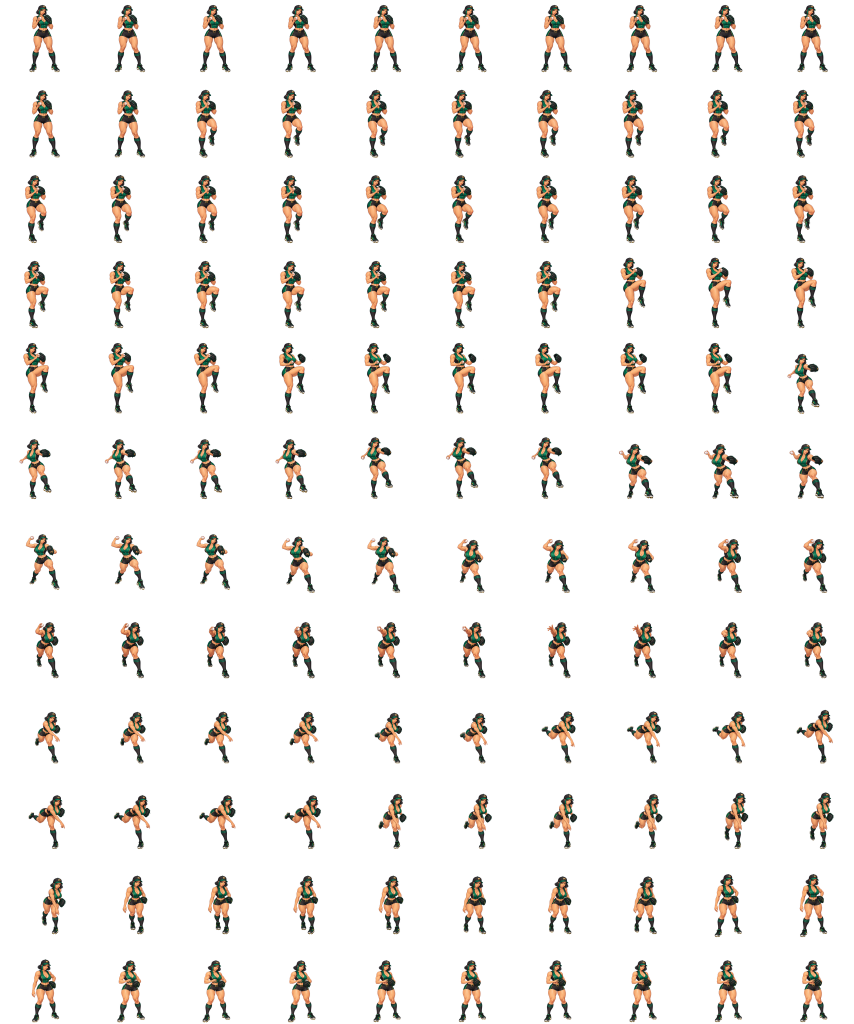
#> input picture assets/pitcher-study-jade-viper/atlases/jade-viper-pitch-120-atlas.png, 2560 x 3072 px (shown at 1/3 size)
$ python build-runtime-pitchers-1014.py
#> lines starting #> are read from the running program, lines starting #| are printed output that depends on the picture
#!/usr/bin/env python3
"""Runtime files for the four catcher-cam pitchers joining the roster on 2026-10-14.

Jade Viper and Copper Sirocco atlases already follow the game contract (release at frame 76,
no baked ball). Onyx Eclipse and Emerald Tempest arrived from an outside generator with their
release 11-20 frames late and a drawn ball flying out of the hand (frames 84-96), which would
double the game's own Pixi ball. Their runtime atlas is therefore:
  * retimed: the windup (source 0..release) is time-compressed onto game frames 0..76 and the
    follow-through after it is shifted, so frame 0 stays the set stance and the release lands on 76. Onyx: 84-96 = arm extended with the ball still drawn in the fist, 97 = pronation, hand empty. Emerald: 87 = last
    cocked frame with the ball in hand, 88 = arm through and hand empty;
  * stripped of the drawn ball: the red-seamed white disc found in each cell is erased.
Onyx and Emerald stand high in their cells, so their runtime atlas is also lowered
until the set-stance feet sit near the bottom like the other pitchers. The source atlases stay untouched. Also writes, per pitcher, a trimmed frame-0 figure cutout
(map silhouette, KO cut) and a WebP portrait for framed views.

  python3 scripts/build-runtime-pitchers-1014.py
"""
from pathlib import Path
import numpy as np
from PIL import Image

ROOT = Path(__file__).resolve().parents[1]
A = ROOT / 'assets'
CELL, COLS, ROWS = 256, 10, 12
GAME_RELEASE = 76

PITCHERS = {
    'jade-viper': dict(atlas=A / 'pitcher-study-jade-viper/atlases/jade-viper-pitch-120-atlas.png',
                       portrait=A / 'pitcher-study-jade-viper/source/jade-viper-portrait.png'),
    'copper-sirocco': dict(atlas=A / 'pitcher-study-copper-sirocco/v2/atlases/copper-sirocco-pitch-120-atlas.png',
                           portrait=A / 'pitcher-study-copper-sirocco/v2/source/copper-sirocco-portrait.png'),
    'onyx-eclipse': dict(atlas=A / 'pitcher-study-onyx-eclipse/onyx-eclipse-atlas-256x256-10x12-120f.png',
                         portrait=A / 'pitcher-study-onyx-eclipse/onyx-eclipse-master-lhp.jpg',
                         source_release=96, ground=True),
    'emerald-tempest': dict(atlas=A / 'pitcher-study-emerald-tempest/emerald-tempest-atlas-256x256-10x12-120f.png',
                            portrait=A / 'pitcher-study-emerald-tempest/emerald-tempest-master-rhp.jpg',
                            source_release=87, ground=True),
}


def cells(img):
    a = np.array(img.convert('RGBA'))
    return [a[r * CELL:(r + 1) * CELL, c * CELL:(c + 1) * CELL].copy() for r in range(ROWS) for c in range(COLS)]


def erase_ball(cell):
    """Remove the drawn ball: its red seam ring locates it, then the ring and the white inside go."""
    R, G, B, a = (cell[..., i].astype(int) for i in range(4))
    red = (a > 40) & (R > 150) & (G < 110) & (B < 110) & (R - G > 70)
    ys, xs = np.nonzero(red)
    if len(xs) < 20:
        return 0
    cy, cx = np.median(ys), np.median(xs)
    near = (np.abs(ys - cy) <= 12) & (np.abs(xs - cx) <= 12)
    ys, xs = ys[near], xs[near]
    y0, y1, x0, x1 = ys.min() - 2, ys.max() + 3, xs.min() - 2, xs.max() + 3
    box = np.zeros(red.shape, bool)
    box[max(0, y0):y1, max(0, x0):x1] = True
    ball = box & (a > 0) & (red | (np.minimum(np.minimum(R, G), B) > 170) | ((R > 120) & (R - G > 40)))
    cell[ball] = 0
    return int(ball.sum())


def ground(out):
    """Move every cell down by the same amount so the set-stance feet sit at ~95% of the cell, like
    the other catcher-cam pitchers (the stage anchors the pitcher by her feet; tests/mobile-playtest-103
    wants them below 90%). Never pushes the lowest foot of any frame out of the cell."""
    feet = int(np.nonzero(out[0][..., 3].any(axis=1))[0].max())
    lowest = max(int(np.nonzero(c[..., 3].any(axis=1))[0].max()) for c in out)
    dy = max(0, min(round(CELL * .95) - feet, CELL - 1 - lowest))
    if dy:
        for c in out:
            c[dy:] = c[:CELL - dy].copy()
            c[:dy] = 0
    return dy


def build_atlas(pid, spec):
#> called with pid = 'jade-viper'
    src = cells(Image.open(spec['atlas']))
#> in cells, a is the input picture: shape (3072, 2560, 4); mean R, G, B, A 13.4, 10.8, 8, 25.6
#> src = 120 items
    shift = spec.get('source_release', GAME_RELEASE) - GAME_RELEASE
    rel = GAME_RELEASE + shift
    pick = lambda i: round(i * rel / GAME_RELEASE) if i <= GAME_RELEASE else min(len(src) - 1, i + shift)
    out = [src[pick(i)].copy() for i in range(len(src))]
#> out = 120 items
    erased = sum(erase_ball(c) for c in out) if shift else 0
#> erased = 0
    dy = ground(out) if spec.get('ground') else 0
#> dy = 0
    if not shift and not dy:
        return spec['atlas'], out
    sheet = np.zeros((ROWS * CELL, COLS * CELL, 4), np.uint8)
    for i, c in enumerate(out):
        r, col = divmod(i, COLS)
        sheet[r * CELL:(r + 1) * CELL, col * CELL:(col + 1) * CELL] = c
    dst = A / f'pitcher-study-{pid}/runtime/{pid}-pitch-120-atlas.png'
    dst.parent.mkdir(parents=True, exist_ok=True)
    Image.fromarray(sheet).save(dst, optimize=True)
    print(f'{pid}: retimed +{shift}, erased {erased} ball px, lowered {dy}px -> {dst.relative_to(ROOT)}')
    return dst, out


def main():
    for pid, spec in PITCHERS.items():
        _, out = build_atlas(pid, spec)
#> out = 120 items
        run = A / f'pitcher-study-{pid}/runtime'
        run.mkdir(parents=True, exist_ok=True)
        fig = Image.fromarray(out[0])
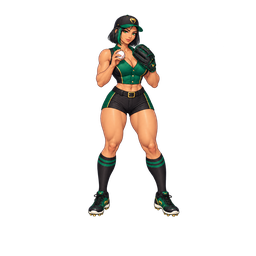
#> fig: PIL image 256x256 RGBA; mean R, G, B, A 14.9, 11.9, 9, 29.3; transparent parts drawn white
        fig.crop(fig.getbbox()).save(run / f'{pid}-figure.png', optimize=True)
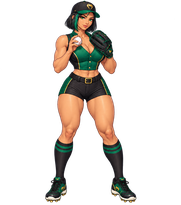
#> saved as jade-viper-figure.png: PIL image 181x205 RGBA; mean R, G, B, A 26.3, 21, 15.8, 51.7; transparent parts drawn white
        por = Image.open(spec['portrait']).convert('RGBA')
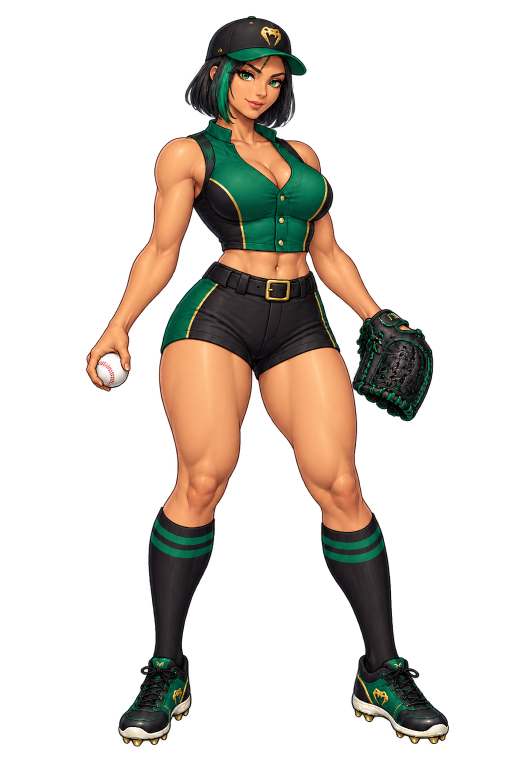
#> input picture assets/pitcher-study-jade-viper/source/jade-viper-portrait.png, 1024 x 1536 px (shown at 1/2 size)
#> por is the input picture: PIL image 1024x1536 RGBA; mean R, G, B, A 53, 41.4, 30.6, 66.1
        por.thumbnail((800, 800))
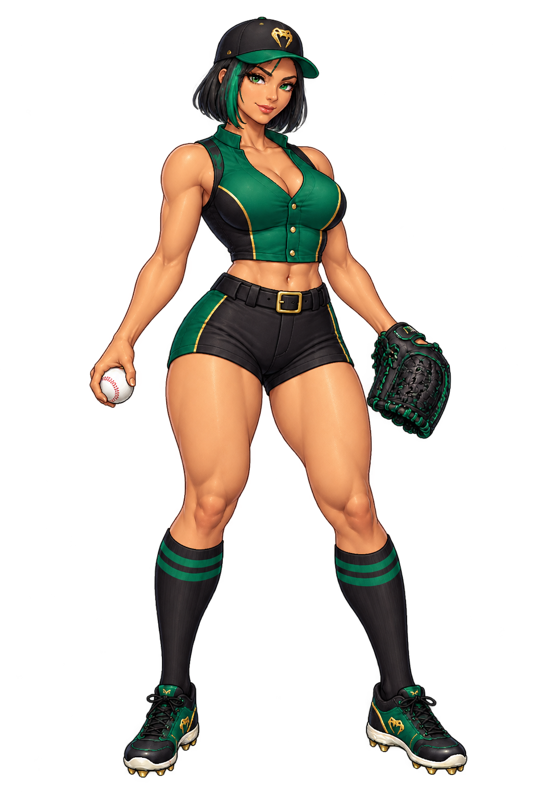
#> por: PIL image 533x800 RGBA; mean R, G, B, A 31.7, 25.3, 18.5, 66.1; transparent parts drawn white
        por.save(run / f'{pid}-portrait.webp', quality=84, method=6)
        print(f'{pid}: figure {fig.getbbox()}, portrait {por.size}')
#| jade-viper: figure (43, 14, 224, 219), portrait (533, 800)
#> pass 2 of the loop in main, `for pid, spec in PITCHERS.items():`:
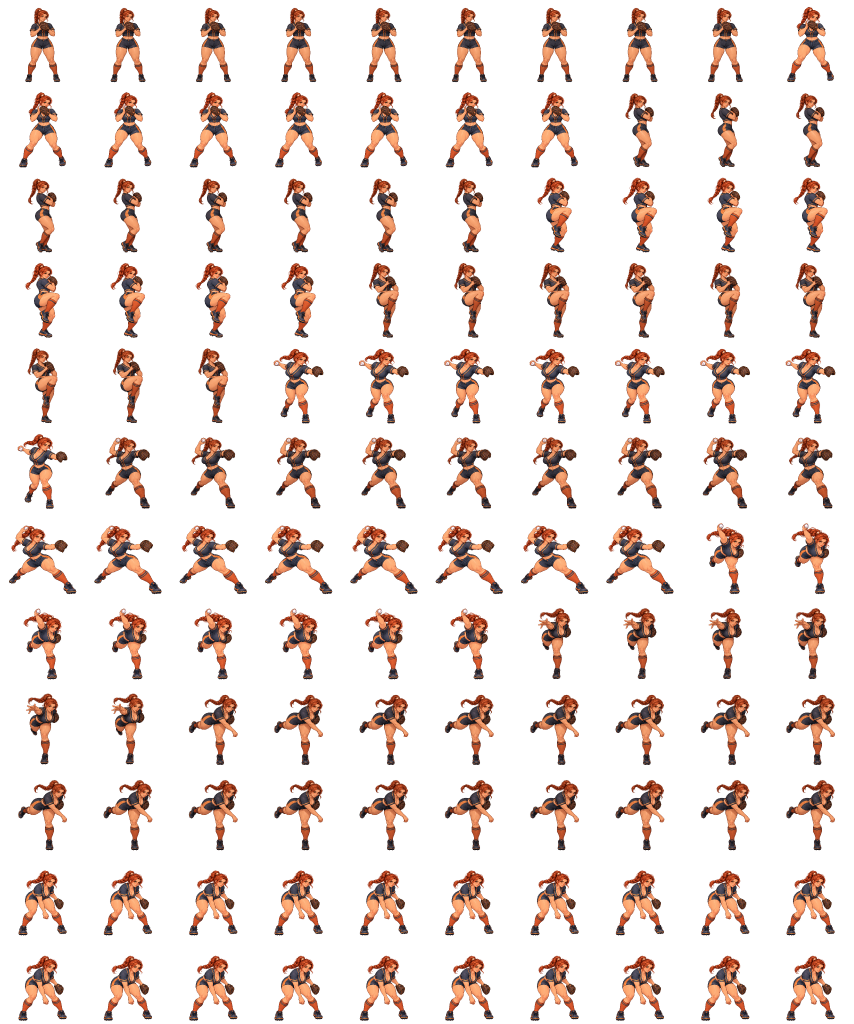
#> input picture assets/pitcher-study-copper-sirocco/atlases/copper-sirocco-pitch-120-atlas.png, 2560 x 3072 px, found by its file name (shown at 1/3 size)
#> in cells, a is the input picture: shape (3072, 2560, 4); mean R, G, B, A 29.3, 16.8, 12, 43.1
#> in main, `fig = Image.fromarray(out[0])`:
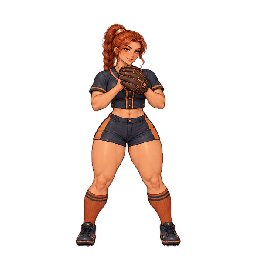
#> fig: PIL image 256x256 RGBA; mean R, G, B, A 26.6, 15.7, 11.1, 40.1; transparent parts drawn white
#> in main, `fig.crop(fig.getbbox()).save(run / f'{pid}-figure.png', optimize=True)`:
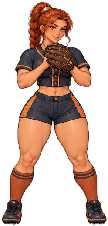
#> saved as copper-sirocco-figure.png: PIL image 108x226 RGBA; mean R, G, B, A 71.4, 42.1, 29.9, 107.6; transparent parts drawn white


if __name__ == '__main__':
#> (the run stopped early here; a loop or call above may not have finished)
